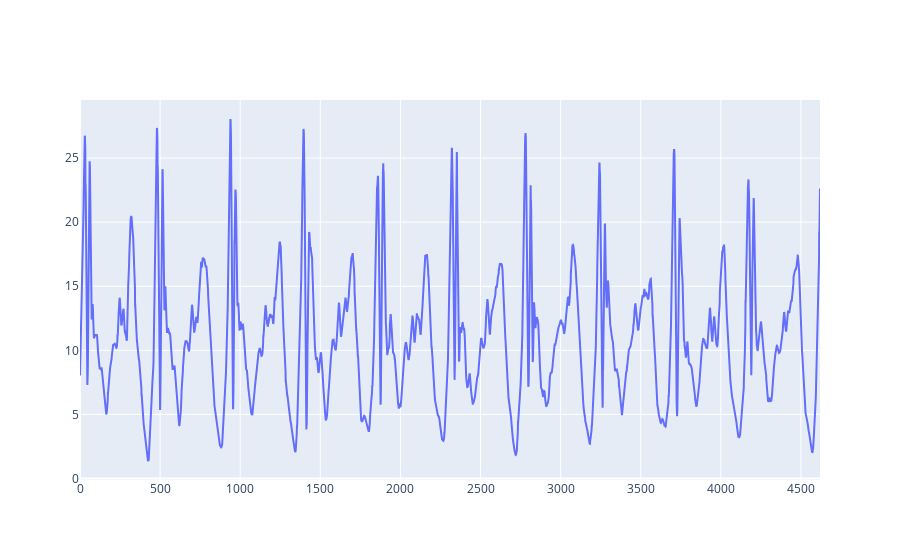

The notebook cell saved with this chart:
### Code cell
x, t = prepare_time_series('./data/long_walk_100_acc.csv',centred = False)

n_steps = 10
T = 462

dt = T * n_steps
t = t[7174:7174+dt]
x = x[7174:7174+dt]

fig = go.Figure()
fig.add_scatter(y = x[:], mode='lines', name='x_acc')
fig.show()

### Figure 1 — Plotly figure (JSON) as saved in the notebook; plotly's stock layout.template omitted (floating-point values rounded to 4 significant figures; data arrays with more than 128 entries replaced by an {"elided": "..."} marker saying what was removed)
{"data": [{"mode": "lines", "name": "x_acc", "type": "scatter", "y": {"elided": "4620 float values"}}], "layout": {}}
